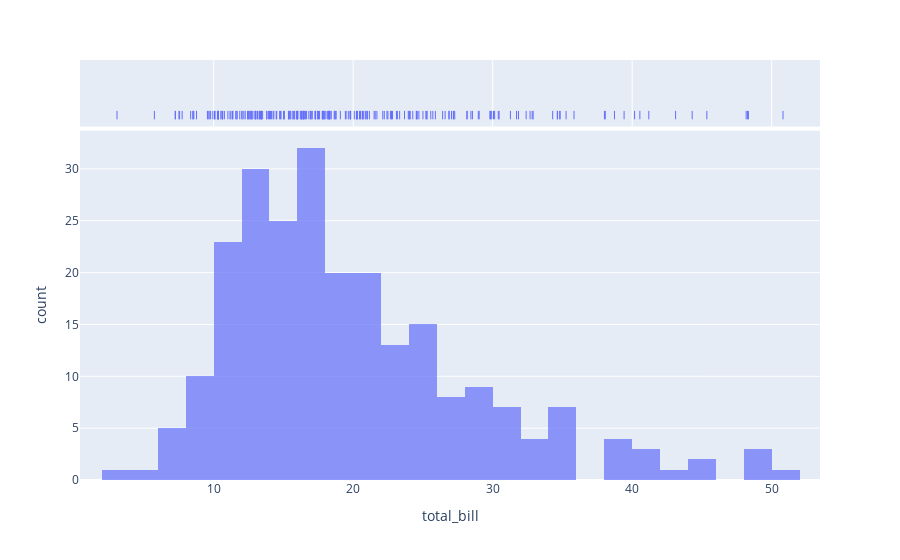

Here is the notebook cell this chart was saved with:
### Code cell
import plotly.express as px

# Load the tips dataset from Plotly
tips_data = px.data.tips()

# Create a distplot using Plotly Express
fig = px.histogram(tips_data, x="total_bill", nbins=30, opacity=0.7, marginal="rug")

# Show the plot
fig.show()

### Figure 1 — Plotly figure (JSON) as saved in the notebook; plotly's stock layout.template omitted (floating-point values rounded to 4 significant figures; data arrays with more than 128 entries replaced by an {"elided": "..."} marker saying what was removed)
{"data": [{"alignmentgroup": "True", "bingroup": "x", "hovertemplate": "total_bill=%{x}<br>count=%{y}<extra></extra>", "legendgroup": "", "marker": {"color": "#636efa", "opacity": 0.7, "pattern": {"shape": ""}}, "name": "", "nbinsx": 30, "offsetgroup": "", "orientation": "v", "showlegend": false, "type": "histogram", "x": {"elided": "244 float values"}, "xaxis": "x", "yaxis": "y"}, {"alignmentgroup": "True", "boxpoints": "all", "fillcolor": "rgba(255,255,255,0)", "hoveron": "points", "hovertemplate": "total_bill=%{x}<extra></extra>", "jitter": 0, "legendgroup": "", "line": {"color": "rgba(255,255,255,0)"}, "marker": {"color": "#636efa", "symbol": "line-ns-open"}, "name": "", "offsetgroup": "", "showlegend": false, "type": "box", "x": {"elided": "244 float values"}, "xaxis": "x2", "yaxis": "y2"}], "layout": {"autosize": true, "barmode": "relative", "legend": {"tracegroupgap": 0}, "margin": {"t": 60}, "xaxis": {"anchor": "y", "autorange": true, "domain": [0, 1], "range": [0.4178, 53.46], "title": {"text": "total_bill"}, "type": "linear"}, "xaxis2": {"anchor": "y2", "autorange": true, "domain": [0, 1], "matches": "x", "range": [0.4178, 53.46], "showgrid": true, "showticklabels": false, "type": "linear"}, "yaxis": {"anchor": "x", "autorange": true, "domain": [0, 0.8316], "range": [0, 33.68], "title": {"text": "count"}}, "yaxis2": {"anchor": "x2", "autorange": true, "domain": [0.8416, 1], "matches": "y2", "range": [-0.5942, 0.5], "showgrid": false, "showline": false, "showticklabels": false, "ticks": "", "type": "category"}}}
